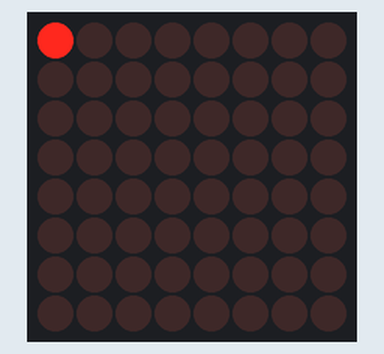
Bench run of a sketch on a simulated Arduino Uno, built with avr-gcc and run on an emulated ATmega328P. Parts: 8×8 LED matrix.

Above: at 0.05 s.
At 0.85 s:
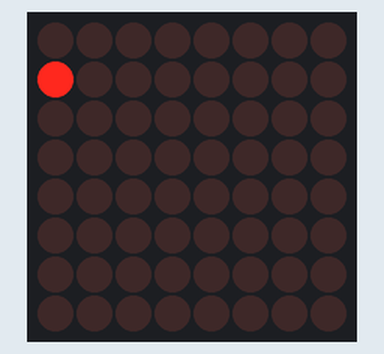
At 1.75 s:
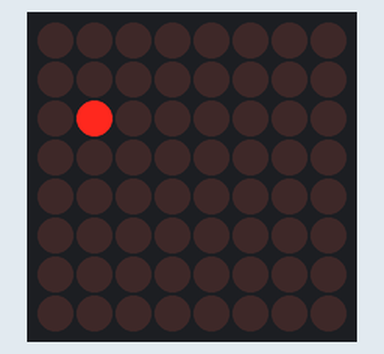
At 3.46 s:
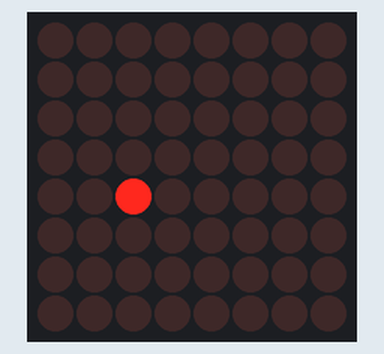
At 5.16 s:
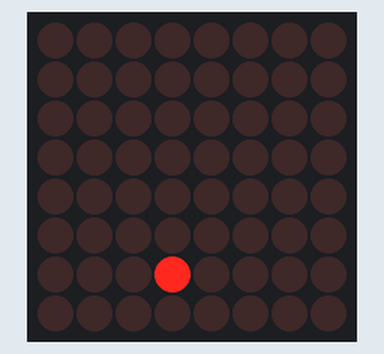
At 6.97 s:
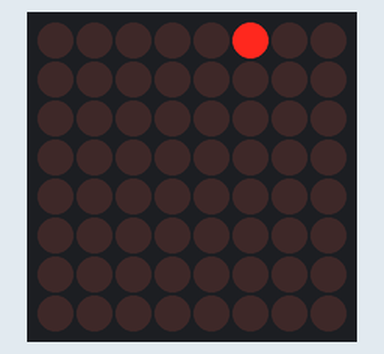

Measured:
- by itself, everything shown: repeats every 6.4 s, in 64 steps

The sketch:

cycle.ino
```cpp
#include "LedControl.h"

// Define pins: (DIN, CLK, CS/LOAD, number of devices)
LedControl lc = LedControl(11, 13, 10, 1);

void setup() {
  lc.shutdown(0, false);   // Wake up the MAX7219
  lc.setIntensity(0, 8);   // Set brightness (0-15)
  lc.clearDisplay(0);      // Clear display
}

void loop() {
  for (int row = 0; row < 8; row++) {
    for (int col = 0; col < 8; col++) {
      lc.setLed(0, row, col, true);  // Turn LED on
      delay(100);                   // Small delay
      lc.setLed(0, row, col, false); // Turn LED off
    }
  }
}
```
